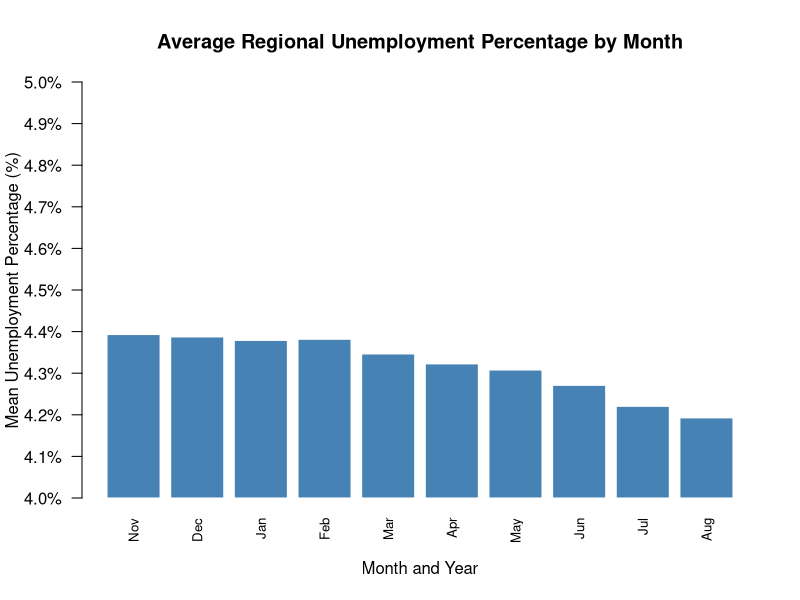
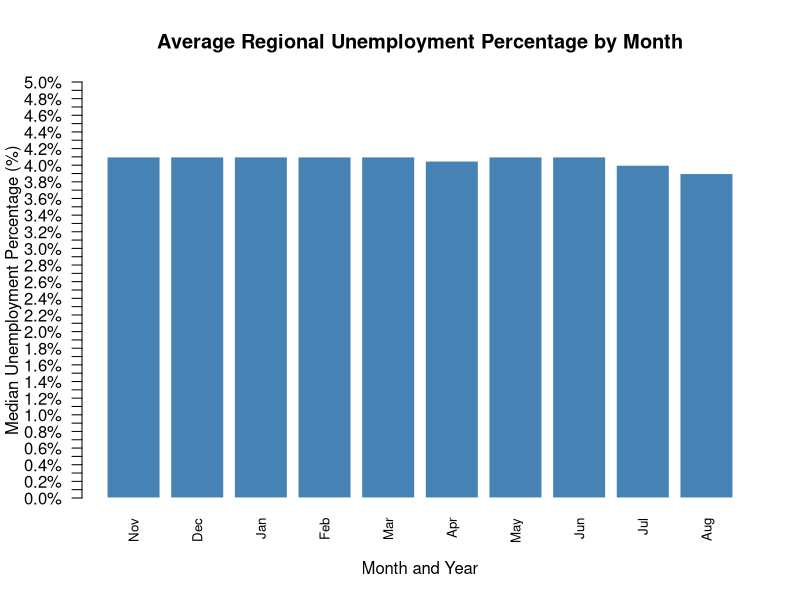
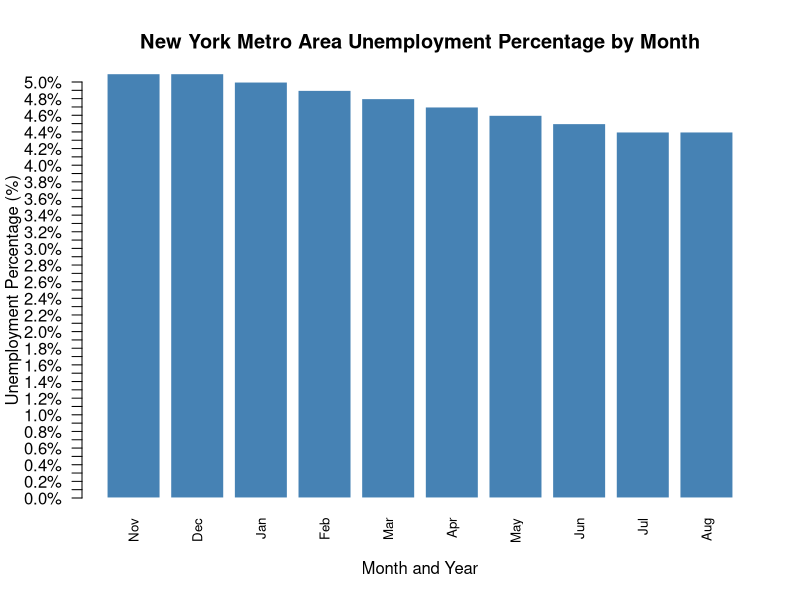
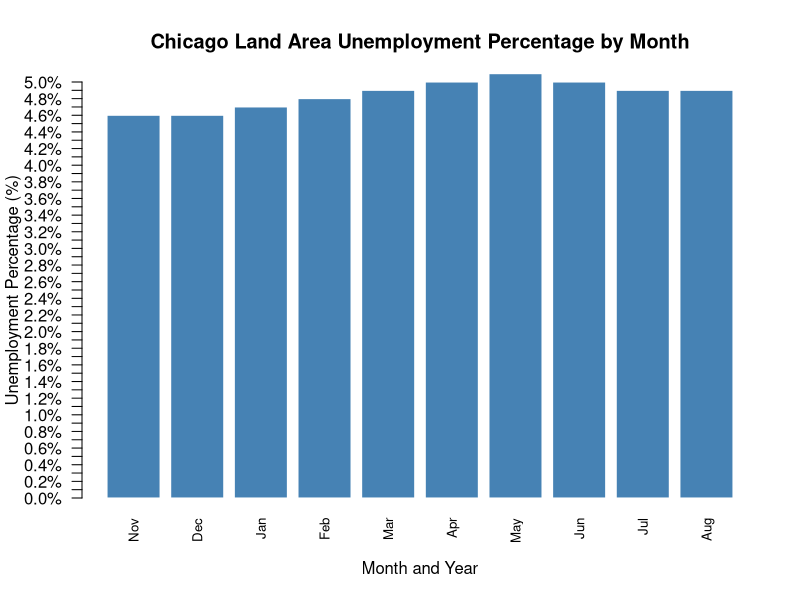
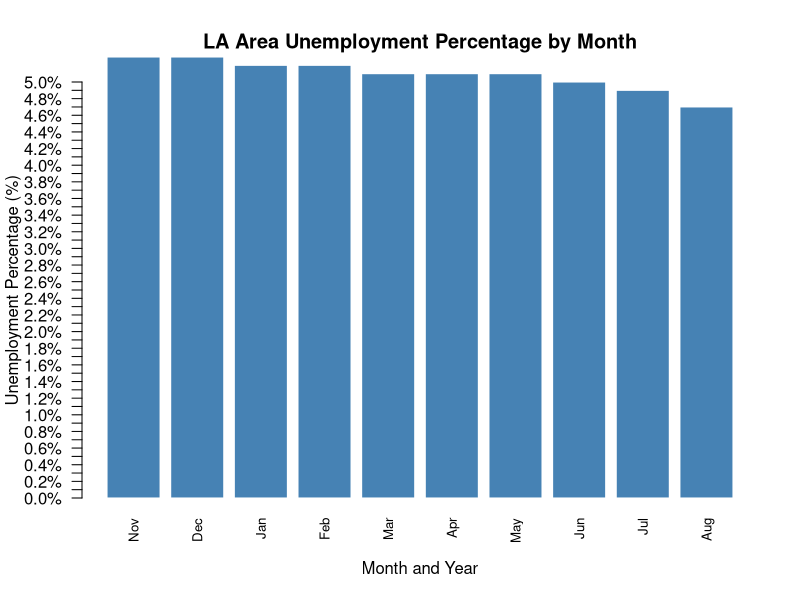

Write R code to recreate these figures, in order.
## ---- chunk 1
unemployment <- read.csv("2025-11-01 to 2026-08-01 Unemployment Rate by Metropolitan Statistical Area (Percent).csv", na.strings = c("NA", ""))
## ---- chunk 2
colnames(unemployment)
ncol(unemployment)
nrow(unemployment)
str(unemployment)
## ---- chunk 3
unemployment[,4:5]
## ---- chunk 4
nov25 <- mean(unemployment[,6], na.rm = TRUE)
dec25 <- mean(unemployment[,7], na.rm = TRUE)
jan26 <- mean(unemployment[,8], na.rm = TRUE)
feb26 <- mean(unemployment[,9], na.rm = TRUE)
mar26 <- mean(unemployment[,10], na.rm = TRUE)
apr26 <- mean(unemployment[,11], na.rm = TRUE)
jun26 <- mean(unemployment[,12], na.rm = TRUE)
jul26 <- mean(unemployment[,13], na.rm = TRUE)
aug26 <- mean(unemployment[,14], na.rm = TRUE)
sep26 <- mean(unemployment[,15], na.rm = TRUE)

monthNatAvg <- c(nov25, dec25, jan26, feb26, mar26, apr26, jun26, jul26, aug26, sep26)

months <- c("Nov", "Dec", "Jan", "Feb", "Mar", "Apr", "May", "Jun", "Jul", "Aug")

barplot(
  monthNatAvg - 4,
  names.arg = months,
  main = "Average Regional Unemployment Percentage by Month",
  xlab = "Month and Year",
  ylab = "Mean Unemployment Percentage (%)",
  col = "steelblue",
  border = "white",
  ylim = c(0, 1),
  offset = 0,
  las = 2,
  cex.names = 0.8,
  yaxt = "n"
)
axis(
  2,
  at = seq(0, 1, by = 0.1),
  labels = sprintf("%.1f%%", seq(4, 5, by = 0.1)),
  las = 1
)
## ---- chunk 5
medNov25 <- median(unemployment[,6], na.rm = TRUE)
medDec25 <- median(unemployment[,7], na.rm = TRUE)
medJan26 <- median(unemployment[,8], na.rm = TRUE)
medFeb26 <- median(unemployment[,9], na.rm = TRUE)
medMar26 <- median(unemployment[,10], na.rm = TRUE)
medApr26 <- median(unemployment[,11], na.rm = TRUE)
medJun26 <- median(unemployment[,12], na.rm = TRUE)
medJul26 <- median(unemployment[,13], na.rm = TRUE)
medAug26 <- median(unemployment[,14], na.rm = TRUE)
medSep26 <- median(unemployment[,15], na.rm = TRUE)

monthNatMed <- c(medNov25, medDec25, medJan26, medFeb26, medMar26, medApr26, medJun26, medJul26, medAug26, medSep26)

months <- c("Nov", "Dec", "Jan", "Feb", "Mar", "Apr", "May", "Jun", "Jul", "Aug")

barplot(
  monthNatMed,
  names.arg = months,
  main = "Average Regional Unemployment Percentage by Month",
  xlab = "Month and Year",
  ylab = "Median Unemployment Percentage (%)",
  col = "steelblue",
  border = "white",
  ylim = c(0, 5),
  offset = 0,
  las = 2,
  cex.names = 0.8,
  yaxt = "n"
)
axis(
  2,
  at = seq(0, 5, by = 0.1),
  labels = sprintf("%.1f%%", seq(0, 5, by = 0.1)),
  las = 1
)
## ---- chunk 6
newYorkData <- unemployment[unemployment[,5]==35620, 6:15]
months <- c("Nov", "Dec", "Jan", "Feb", "Mar", "Apr", "May", "Jun", "Jul", "Aug")

barplot(
  as.numeric(newYorkData),
  names.arg = months,
  main = "New York Metro Area Unemployment Percentage by Month",
  xlab = "Month and Year",
  ylab = "Unemployment Percentage (%)",
  col = "steelblue",
  border = "white",
  ylim = c(0, 5),
  offset = 0,
  las = 2,
  cex.names = 0.8,
  yaxt = "n"
)
axis(
  2,
  at = seq(0, 5, by = 0.1),
  labels = sprintf("%.1f%%", seq(0, 5, by = 0.1)),
  las = 1
)

## ---- chunk 7
chicagoLandData <- unemployment[unemployment[,5]==16980	, 6:15]
months <- c("Nov", "Dec", "Jan", "Feb", "Mar", "Apr", "May", "Jun", "Jul", "Aug")

barplot(
  as.numeric(chicagoLandData),
  names.arg = months,
  main = "Chicago Land Area Unemployment Percentage by Month",
  xlab = "Month and Year",
  ylab = "Unemployment Percentage (%)",
  col = "steelblue",
  border = "white",
  ylim = c(0, 5),
  offset = 0,
  las = 2,
  cex.names = 0.8,
  yaxt = "n"
)
axis(
  2,
  at = seq(0, 5, by = 0.1),
  labels = sprintf("%.1f%%", seq(0, 5, by = 0.1)),
  las = 1
)
## ---- chunk 8
losAngelesData <- unemployment[unemployment[,5]==31080	, 6:15]
months <- c("Nov", "Dec", "Jan", "Feb", "Mar", "Apr", "May", "Jun", "Jul", "Aug")

barplot(
  as.numeric(losAngelesData),
  names.arg = months,
  main = "LA Area Unemployment Percentage by Month",
  xlab = "Month and Year",
  ylab = "Unemployment Percentage (%)",
  col = "steelblue",
  border = "white",
  ylim = c(0, 5),
  offset = 0,
  las = 2,
  cex.names = 0.8,
  yaxt = "n"
)
axis(
  2,
  at = seq(0, 5, by = 0.1),
  labels = sprintf("%.1f%%", seq(0, 5, by = 0.1)),
  las = 1
)
